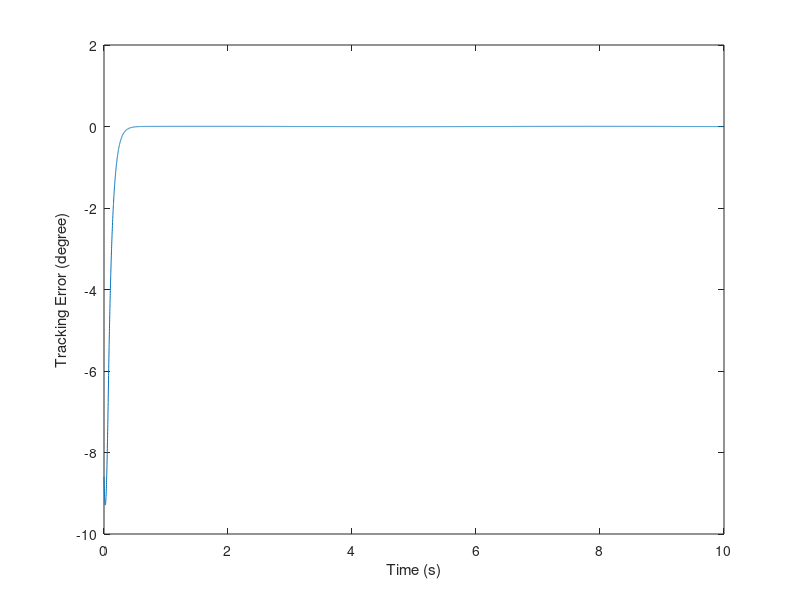
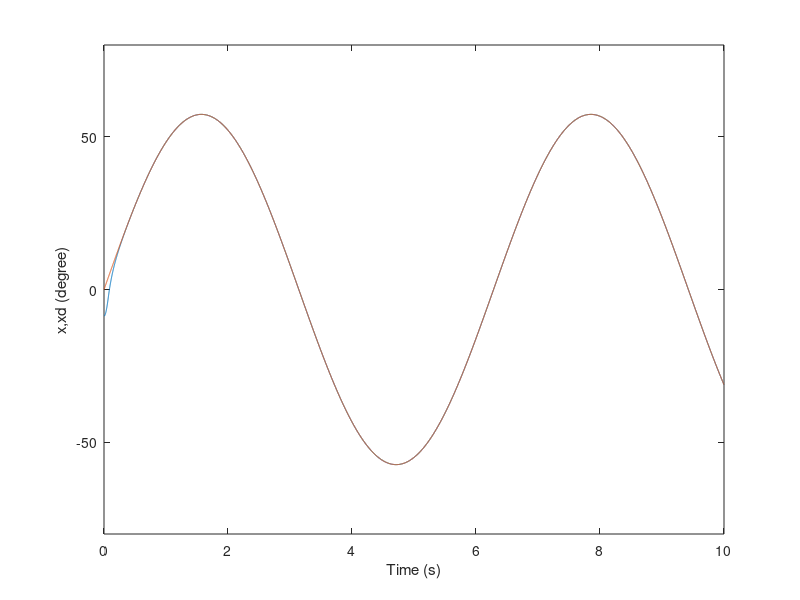
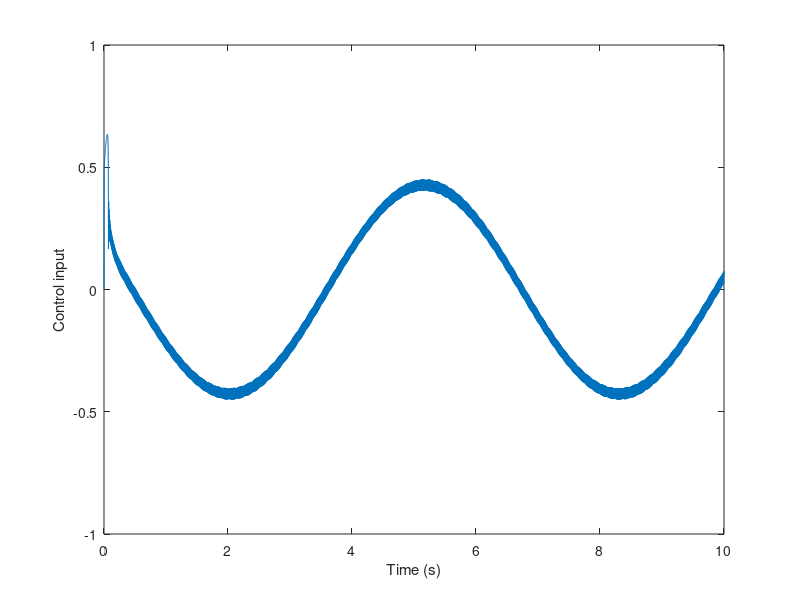
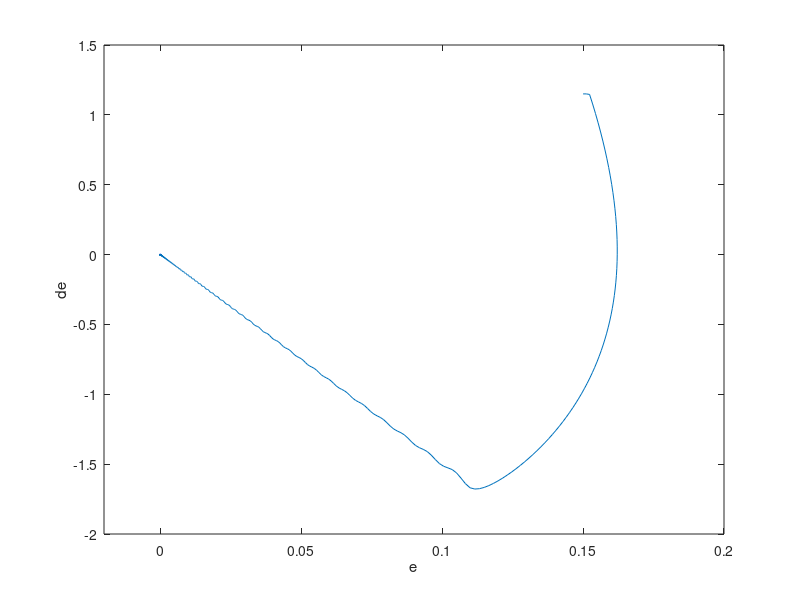

Here is the MATLAB script that generated these plots, in order:
%Sliding mode control
%Chapter 01
%Tien 2016.01.24
%Example 1.5.2

close all
clear all

%M=1;    %the controller with a switch function
%M=2;    %the controller with a saturation function
M=3;    %the controller with a relay function

%Sampling time
tmax=10;
dt=0.001;
n=round(tmax/dt);

%Reference data
wr=1; Ar=1; t(1)=0;
for i=1:n
   if i>1 t(i)=(i-1)*dt; end;
   r(i)=Ar*sin(wr*t(i));
   dr(i)=wr*Ar*cos(wr*t(i));
   d2r(i)=-wr^2*Ar*sin(wr*t(i));
end

%Disturbance
wd=1; Ad=50; d(1)=0;
for i=1:n
   if i>1 t(i)=(i-1)*dt; end;
   d(i)=Ad*sin(wd*t(i));
   dd(i)=wd*Ad*cos(wd*t(i));
   d2d(i)=-wd^2*Ad*sin(wd*t(i));
end
dU=max(d);

%Controller parameters
c=15;
xite=1.5;

%Initial values
th(1)=-0.15;
dth(1)=-0.15;
err(1)=r(1)-th(1);
derr(1)=0;
u(1)=0;
Xi_1=[th(1); dth(1)];

%System
b=133;
A=[0 1; 0 -25];
B=[0; b];
C=[0;1];

for i=2:n
   %System dynamics
   Xi=((A*Xi_1+B*u(i-1))+C*d(i-1))*dt+Xi_1;
   th(i)=Xi(1);
   dth(i)=Xi(2);
   Xi_1=Xi;
   
   %Tracking error
   err(i)=r(i)-th(i);
   derr(i)=(err(i)-err(i-1))/dt;
   
   %Controller
   s(i)=c*err(i)+derr(i);
   if M==1
       u(i)=(1/b)*(25*dth(i)+d2d(i)+c*derr(i)+(dU+xite)*sign(s(i)));
   elseif M==2
       delta=0.05;
       if s(i)>delta sats=1;
       elseif abs(s(i))<=delta sats=s(i)/delta;
       else sats=-1;
       end;
       u(i)=(1/b)*(25*dth(i)+d2d(i)+c*derr(i)+(dU+xite)*sats);
   else
       delta=0.05;
       ths=s(i)/(abs(s(i))+delta);
       u(i)=(1/b)*(25*dth(i)+d2d(i)+c*derr(i)+(dU+xite)*ths);
   end;
end;
derr(1)=derr(2);    %for eliminating the differential error at the initial

plot(t,(th-r)*180/pi);                	xlabel('Time (s)');	ylabel('Tracking Error (degree)');
figure;plot(t,th*180/pi,t,r*180/pi);	xlabel('Time (s)');	ylabel('x,xd (degree)');
axis([0,10,-80,80])
figure;plot(t,u);                       xlabel('Time (s)');	ylabel('Control input');
axis([0,10,-1.0,1.0])
figure;plot(err,derr);                  xlabel('e');        ylabel('de');
axis([-0.02,0.20,-2.0,1.5])